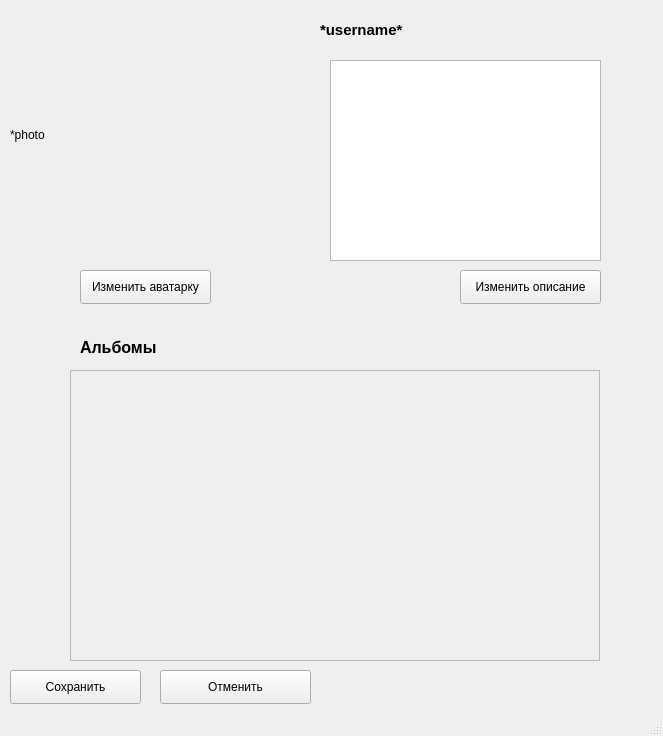
<?xml version="1.0" encoding="UTF-8"?>
<ui version="4.0">
 <class>UserEditWindow</class>
 <widget class="QMainWindow" name="UserEditWindow">
  <property name="geometry">
   <rect>
    <x>0</x>
    <y>0</y>
    <width>663</width>
    <height>736</height>
   </rect>
  </property>
  <property name="windowTitle">
   <string>Редактирование профиля</string>
  </property>
  <widget class="QWidget" name="centralwidget">
   <widget class="QLabel" name="avatar_label">
    <property name="geometry">
     <rect>
      <x>10</x>
      <y>10</y>
      <width>250</width>
      <height>250</height>
     </rect>
    </property>
    <property name="text">
     <string>*photo</string>
    </property>
   </widget>
   <widget class="QLabel" name="username_label">
    <property name="geometry">
     <rect>
      <x>320</x>
      <y>20</y>
      <width>331</width>
      <height>20</height>
     </rect>
    </property>
    <property name="font">
     <font>
      <pointsize>11</pointsize>
      <weight>75</weight>
      <bold>true</bold>
     </font>
    </property>
    <property name="text">
     <string>*username*</string>
    </property>
   </widget>
   <widget class="QPlainTextEdit" name="description">
    <property name="geometry">
     <rect>
      <x>330</x>
      <y>60</y>
      <width>271</width>
      <height>201</height>
     </rect>
    </property>
   </widget>
   <widget class="QPushButton" name="edit_description_button">
    <property name="geometry">
     <rect>
      <x>460</x>
      <y>270</y>
      <width>141</width>
      <height>34</height>
     </rect>
    </property>
    <property name="text">
     <string>Изменить описание</string>
    </property>
   </widget>
   <widget class="QPushButton" name="edit_avatar_button">
    <property name="geometry">
     <rect>
      <x>80</x>
      <y>270</y>
      <width>131</width>
      <height>34</height>
     </rect>
    </property>
    <property name="text">
     <string>Изменить аватарку</string>
    </property>
   </widget>
   <widget class="QScrollArea" name="scroll">
    <property name="geometry">
     <rect>
      <x>70</x>
      <y>370</y>
      <width>530</width>
      <height>291</height>
     </rect>
    </property>
    <property name="widgetResizable">
     <bool>true</bool>
    </property>
    <widget class="QWidget" name="scrollContents">
     <property name="geometry">
      <rect>
       <x>0</x>
       <y>0</y>
       <width>528</width>
       <height>289</height>
      </rect>
     </property>
     <layout class="QHBoxLayout" name="horizontalLayout">
      <item>
       <layout class="QVBoxLayout" name="scrollLayout"/>
      </item>
     </layout>
    </widget>
   </widget>
   <widget class="QLabel" name="albums_label">
    <property name="geometry">
     <rect>
      <x>80</x>
      <y>337</y>
      <width>131</width>
      <height>21</height>
     </rect>
    </property>
    <property name="font">
     <font>
      <pointsize>12</pointsize>
      <weight>75</weight>
      <bold>true</bold>
     </font>
    </property>
    <property name="text">
     <string>Альбомы</string>
    </property>
   </widget>
   <widget class="QPushButton" name="cancel_button">
    <property name="geometry">
     <rect>
      <x>160</x>
      <y>670</y>
      <width>151</width>
      <height>34</height>
     </rect>
    </property>
    <property name="text">
     <string>Отменить</string>
    </property>
   </widget>
   <widget class="QPushButton" name="save_button">
    <property name="geometry">
     <rect>
      <x>10</x>
      <y>670</y>
      <width>131</width>
      <height>34</height>
     </rect>
    </property>
    <property name="text">
     <string>Сохранить</string>
    </property>
   </widget>
  </widget>
  <widget class="QStatusBar" name="statusbar"/>
 </widget>
 <resources/>
 <connections/>
</ui>
